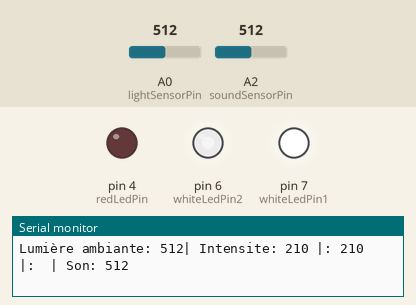
Simulated run of this sketch. Board: Arduino Uno, built with avr-gcc and run on an emulated ATmega328P. Shown: output pins drawn as LEDs (lit = HIGH), the last lines printed to the serial monitor. The inputs (shaded band) are chosen by the test bench; at power-on: A0 (lightSensorPin) = 512, A2 (soundSensorPin) = 512.

Above: at 1.2 s.
1.3 s: A0 (lightSensorPin) set to 767
At 2.5 s:
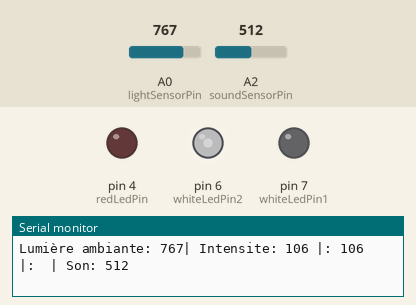
2.8 s: A0 (lightSensorPin) set to 792
At 3.2 s:
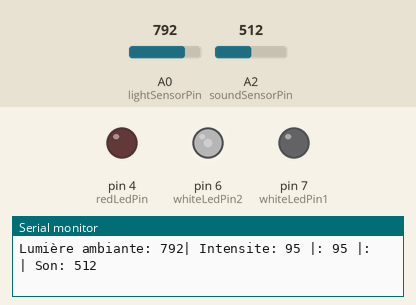
5.8 s: A0 (lightSensorPin) set to 900
At 6.9 s:
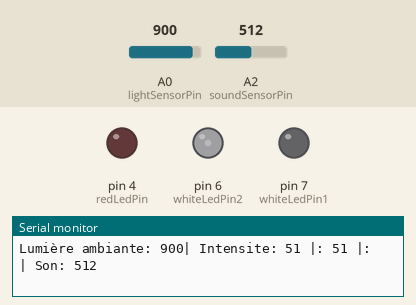
7.3 s: A0 (lightSensorPin) set to 306
At 8.5 s:
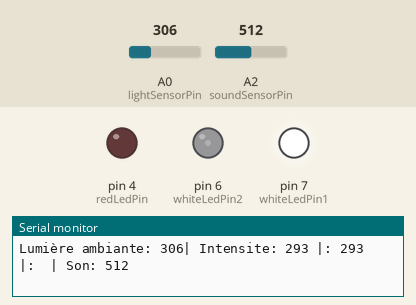
8.8 s: A0 (lightSensorPin) set to 109
At 9.3 s:
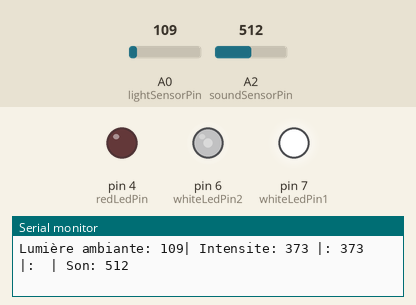
10.3 s: A0 (lightSensorPin) set to 88
At 15.8 s:
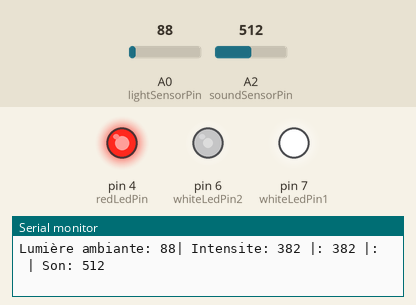
Timing chart, 0 to 16.5 s (numbered marks = the images above; inputs shaded):
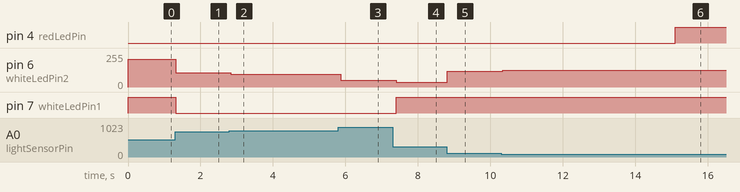

Measured:
- the behaviour switches between 100 and 99 on A0 (lightSensorPin) (found by bisection; images 5 and 6)
- after the input at 1.3 s, pin 6 (whiteLedPin2): 210/255 → 106/255 at once; pin 7 (whiteLedPin1): HIGH → LOW at once
- after the input at 2.8 s, pin 6 (whiteLedPin2): 106/255 → 95/255 at once
- after the input at 5.8 s, pin 6 (whiteLedPin2): 95/255 → 51/255 after 0.08 s
- after the input at 7.3 s, pin 6 (whiteLedPin2): 51/255 → 37/255 after 0.10 s; pin 7 (whiteLedPin1): LOW → HIGH after 0.10 s
- after the input at 8.8 s, pin 6 (whiteLedPin2): 37/255 → 117/255 at once
- after the input at 10.3 s, pin 6 (whiteLedPin2): 117/255 → 126/255 at once

The sketch:

code_projet.ino
```cpp
// Pins
const int lightSensorPin = A0;      // Capteur KY-018 sur A0
const int soundSensorPin = A2;      // KY-037 sur A2 pour lecture analogique
const int whiteLedPin1 = 7;          // LED blanche sur D9 (PWM)
const int whiteLedPin2 = 6;          // LED blanche sur D9 (PWM)
//const int whiteLedPin3 = 5;          // LED blanche sur D9 (PWM)
const int redLedPin = 4;            // LED rouge sur D8


// Seuils et délais
const int THRESHOLD = 27;
const unsigned long DURATION = 15000;
unsigned long startTime = 0;


void setup() {
  pinMode(whiteLedPin1, OUTPUT);
  pinMode(whiteLedPin2, OUTPUT);
  //pinMode(whiteLedPin3, OUTPUT);
  pinMode(redLedPin, OUTPUT);
  Serial.begin(9600);
}

void loop() {
  // Mesure de la lumière ambiante
  int lightLevel = analogRead(lightSensorPin);

  // Inverser la luminosité de la LED blanche en fonction de la lumière ambiante
  int whiteLedBrightness1 = map(lightLevel, 400,1000, 255, 10); // Faible quand la lumière est forte
  int whiteLedBrightness2 = map(lightLevel, 400, 1000, 255, 10); // Faible quand la lumière est forte
  //int whiteLedBrightness3 = map(lightLevel, 400, 1000, 255, 10); // Faible quand la lumière est forte
  analogWrite(whiteLedPin1, whiteLedBrightness1);
  analogWrite(whiteLedPin2, whiteLedBrightness2);
  //analogWrite(whiteLedPin3, whiteLedBrightness3);

  // Mesure du bruit
  int soundLevel = analogRead(soundSensorPin);

  // Affichage des valeurs pour le débogage
  Serial.print("Lumière ambiante: ");
  Serial.print(lightLevel);
  Serial.print("| Intensite: ");
  Serial.print(whiteLedBrightness1);
  Serial.print(" |: ");
  Serial.print(whiteLedBrightness2);
  Serial.print(" |: ");
  //Serial.print(whiteLedBrightness3);
  Serial.print(" | Son: ");
  Serial.println(soundLevel);

  //Détection du bruit
  if (soundLevel >= THRESHOLD){
      if (startTime == 0){
        startTime = millis();

      }else if (millis() - startTime >= DURATION){
        digitalWrite(redLedPin, HIGH);

      }
    }else{

      startTime = 0;
      digitalWrite(redLedPin, LOW);
    }

    delay(100);

}
```
